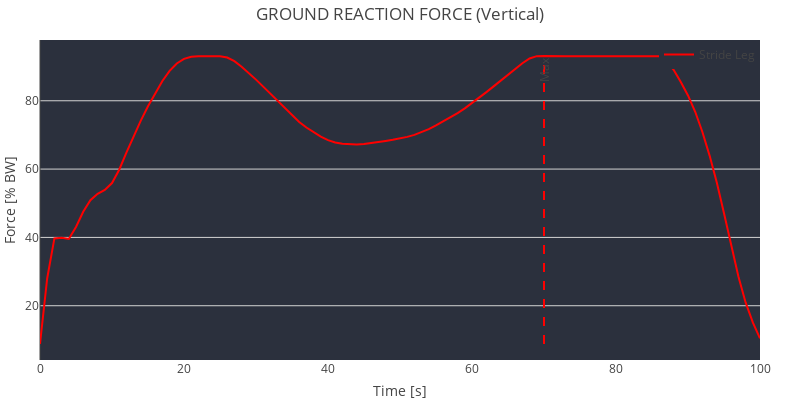

The notebook cell saved with this chart:
### Code cell
force1_ap_fig.update_layout(
    width=800,  # Set the width to your preference
    height=400  # Set the height to your preference
)
force1_vt_fig.update_layout(
    width=800,  # Set the width to your preference
    height=400  # Set the height to your preference
)

force2_ap_fig.update_layout(
    width=800,  # Set the width to your preference
    height=400  # Set the height to your preference
)
force2_vt_fig.update_layout(
    width=800,  # Set the width to your preference
    height=400  # Set the height to your preference
)

### Figure 1 — Plotly figure (JSON) as saved in the notebook; plotly's stock layout.template omitted (floating-point values rounded to 4 significant figures)
{"data": [{"line": {"color": "red"}, "mode": "lines", "name": "Stride Leg", "type": "scatter", "x": [0, 1, 2, 3, 4, 5, 6, 7, 8, 9, 10, 11, 12, 13, 14, 15, 16, 17, 18, 19, 20, 21, 22, 23, 24, 25, 26, 27, 28, 29, 30, 31, 32, 33, 34, 35, 36, 37, 38, 39, 40, 41, 42, 43, 44, 45, 46, 47, 48, 49, 50, 51, 52, 53, 54, 55, 56, 57, 58, 59, 60, 61, 62, 63, 64, 65, 66, 67, 68, 69, 70, 71, 72, 73, 74, 75, 76, 77, 78, 79, 80, 81, 82, 83, 84, 85, 86, 87, 88, 89, 90, 91, 92, 93, 94, 95, 96, 97, 98, 99, 100], "y": [8.799, 28.05, 39.7, 39.88, 39.54, 43.04, 47.5, 50.89, 52.77, 53.88, 55.91, 59.8, 64.82, 69.74, 74.2, 78.38, 82.29, 85.8, 88.74, 90.92, 92.26, 92.89, 93.01, 92.96, 92.99, 93.03, 92.66, 91.59, 89.98, 88.14, 86.19, 84.14, 82.03, 79.88, 77.72, 75.66, 73.8, 72.17, 70.73, 69.48, 68.48, 67.8, 67.42, 67.25, 67.23, 67.34, 67.57, 67.9, 68.25, 68.6, 68.97, 69.42, 70.01, 70.77, 71.69, 72.76, 73.93, 75.15, 76.4, 77.76, 79.27, 80.89, 82.54, 84.21, 85.91, 87.6, 89.3, 90.98, 92.38, 93.06, 93.1, 93.01, 92.99, 93.02, 93.02, 93.0, 93.0, 93.0, 92.99, 92.98, 92.98, 92.99, 92.98, 92.93, 92.93, 93.09, 93.0, 91.78, 89.07, 85.52, 81.55, 76.78, 70.85, 63.95, 56.06, 47.05, 37.52, 28.54, 20.97, 15.11, 10.46]}, {"line": {"color": "red", "dash": "dash", "width": 2}, "mode": "lines", "showlegend": false, "type": "scatter", "x": [70, 70], "y": [8.799, 93.1]}], "layout": {"annotations": [{"bgcolor": "rgba(0,0,0,0)", "bordercolor": "rgba(0,0,0,0)", "borderwidth": 0, "showarrow": false, "text": "Max", "textangle": -90, "x": 70, "xref": "x", "y": 0.95, "yref": "paper"}], "height": 400, "hovermode": "closest", "legend": {"bgcolor": "rgb(43,48,61)", "x": 1, "xanchor": "right", "y": 1, "yanchor": "top"}, "margin": {"b": 40, "l": 40, "r": 40, "t": 40}, "plot_bgcolor": "rgb(43,48,61)", "showlegend": true, "title": {"text": "GROUND REACTION FORCE (Vertical)"}, "width": 800, "xaxis": {"showgrid": false, "title": {"text": "Time [s]"}}, "yaxis": {"gridcolor": "lightgrey", "gridwidth": 1, "showgrid": true, "title": {"text": "Force [% BW]"}, "zeroline": false}}}
